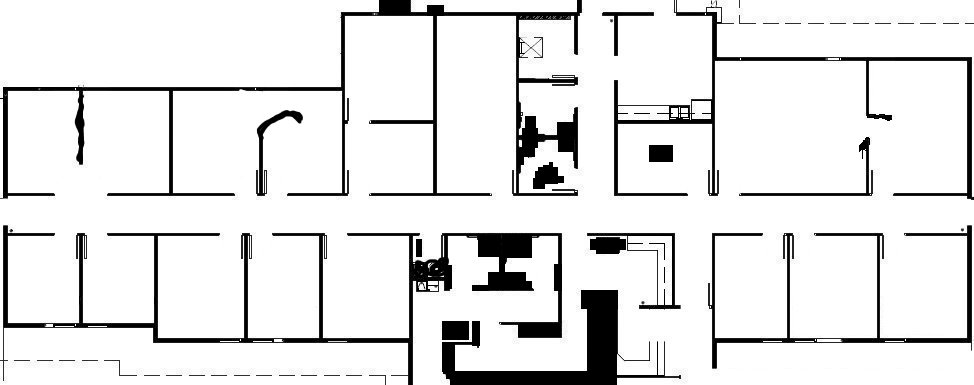
#> input picture img/map.jpg, 974 x 385 px, found by its file name
$ python dist_sq_1.py
#> lines starting #> are read from the running program, lines starting #| are printed output that depends on the picture; after the words box and inside, x2 and y2 are one past the last pixel; in counts of white or black regions, pixels touching at a corner belong together
import cv2
import numpy as np
import os
import random
from numpy.lib.stride_tricks import as_strided

def sliding_window(arr, window_size_x,window_size_y):
    """ Construct a sliding window view of the array"""
    arr = np.asarray(arr)
    window_size_x = int(window_size_x)
    window_size_y = int(window_size_y)
    if arr.ndim != 2:
        raise ValueError("need 2-D input")
    if not (window_size_x > 0):
        raise ValueError("need a positive x window size")
    if not (window_size_y > 0):
        raise ValueError("need a positive y window size")
    shape = (arr.shape[0] - window_size_x + 1,
             arr.shape[1] - window_size_y + 1,
             window_size_x, window_size_y)
    if shape[0] <= 0:
        shape = (1, shape[1], arr.shape[0], shape[3])
    if shape[1] <= 0:
        shape = (shape[0], 1, shape[2], arr.shape[1])
    strides = (arr.shape[1]*arr.itemsize, arr.itemsize,
               arr.shape[1]*arr.itemsize, arr.itemsize)
    return as_strided(arr, shape=shape, strides=strides)

def cell_neighbors(arr, i, j, d, d2):
    """Return d-th neighbors of cell (i, j)"""
    w = sliding_window(arr, 2*d, 2*d2)

    ix = np.clip(i - d, 0, w.shape[0]-1)
    jx = np.clip(j - d2, 0, w.shape[1]-1)

    i0 = max(0, i - d - ix)
    j0 = max(0, j - d2 - jx)
    i1 = w.shape[2] - max(0, d - i + ix)
    j1 = w.shape[3] - max(0, d2 - j + jx)

    return w[ix, jx][i0:i1,j0:j1]#.ravel()

#img = cv2.imread('f:\Project\map\mymap_2.jpg')#
img = cv2.imread('f:\Project\map.jpg')
#> img is the input picture: shape (385, 974, 3); min 0, max 255, mean 228.5

gray = cv2.cvtColor(img, cv2.COLOR_BGR2GRAY)
ret,threshed = cv2.threshold(gray, 205, 255, cv2.THRESH_BINARY)
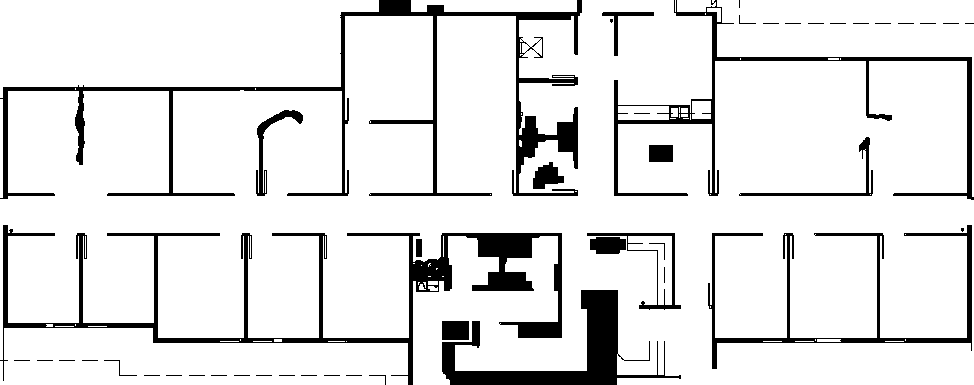
#> threshed: shape (385, 974); 89.2% white; 47 black regions (29 under 20 px), largest, box (x1, y1, x2, y2) and area: (0, 225, 562, 385) 10740, (0, 0, 582, 199) 10357, (442, 290, 681, 385) 5925


kernel = np.ones((2,2),np.uint8)

opening = cv2.morphologyEx(threshed, cv2.MORPH_OPEN, kernel)
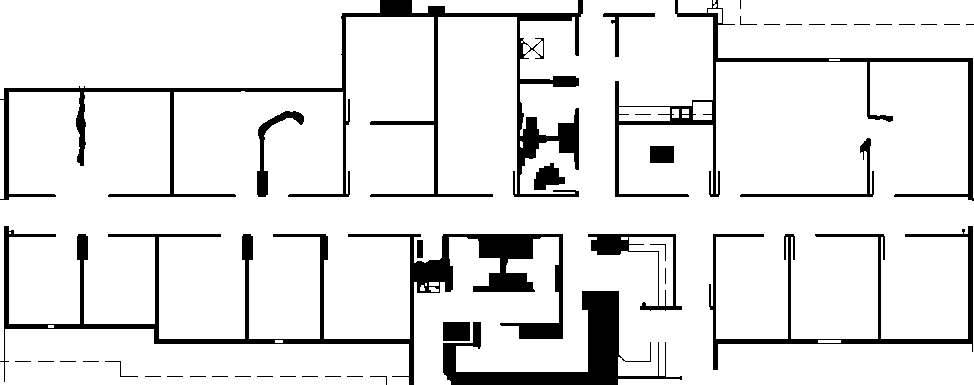
#> opening: shape (385, 974); 89.1% white; 44 black regions (27 under 20 px), largest, box (x1, y1, x2, y2) and area: (0, 226, 563, 385) 11071, (0, 0, 583, 200) 10499, (443, 291, 682, 385) 5760
sure_bg = cv2.dilate(opening,kernel,iterations=2)           #Расширение и эрозия
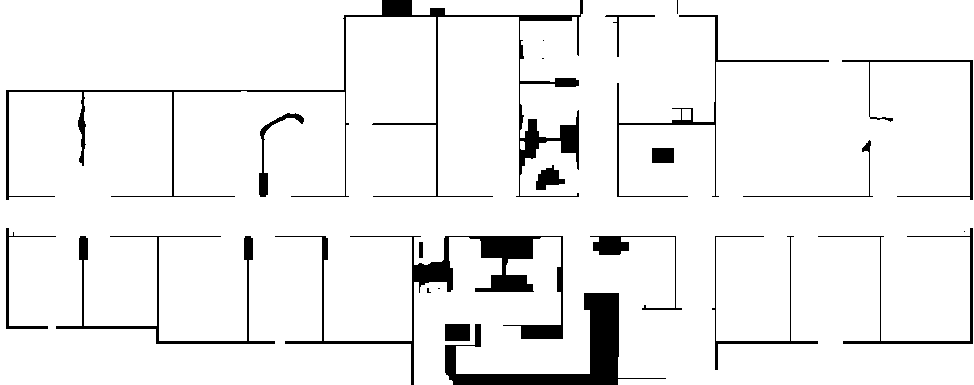
#> sure_bg: shape (385, 974); 93.5% white; 23 black regions (6 under 20 px), largest, box (x1, y1, x2, y2) and area: (6, 0, 583, 200) 5866, (275, 236, 563, 385) 5040, (445, 293, 666, 385) 4801
# Finding sure foreground area
dist_transform = cv2.distanceTransform(opening,cv2.DIST_C ,3)
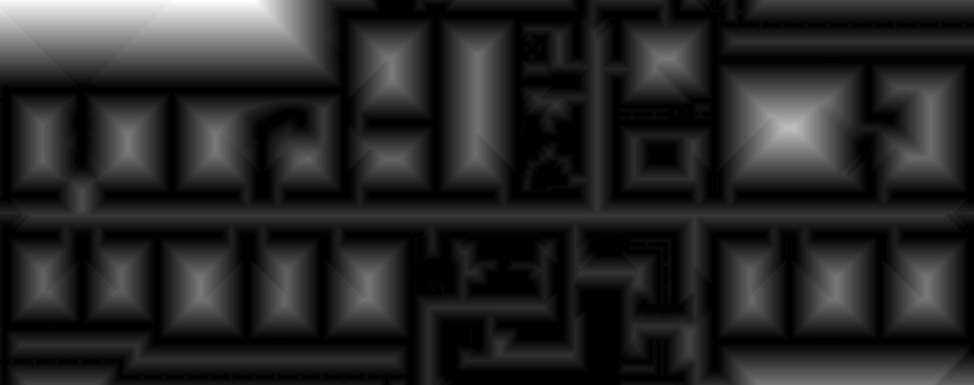
#> dist_transform: shape (385, 974) float32; min 0, max 88, mean 13.7; drawn with min black and max white
cv2.normalize(dist_transform, dist_transform, 0, 1.0, cv2.NORM_MINMAX)
#np.uint8(dist_transform)

#http://www.bim-times.com/opencv/3.3.0/d3/db4/tutorial_py_watershed.html


# sure_fg = np.uint8(sure_fg)

used = {}

threshed_2 = threshed.copy()

i,j = np.unravel_index(dist_transform.argmax(), dist_transform.shape)
#> i = 0; j = 172

k=0
s1=1
s2=1
while True:
    if np.amax(dist_transform)< 0.05:
        break
    if threshed_2.shape[0]<=i+s1 or threshed_2.shape[1]<=j+s2:
        cv2.rectangle(threshed_2,(j,i),(j,i),(0),-1)
        cv2.rectangle(dist_transform,(j,i),(j,i),(0),-1)
        i,j = np.unravel_index(dist_transform.argmax(), dist_transform.shape)
        continue

    i0=i-int(s1/2) if i-int(s1/2)>0 else 0
    i1=i+int(s1/2) if threshed_2.shape[1]>i+int(s1/2) else threshed_2.shape[1]
    j0=i-int(s2/2) if i-int(s2/2)>0 else 0
    j1=i+int(s2/2) if threshed_2.shape[0]>i+int(s2/2) else threshed_2.shape[0]

    w_out=threshed_2[i0:i1+1,j0:j1+1]
    # w_out = threshed_2[i:i+s1+1,j:j+s2+1]#cell_neighbors(threshed_2,i,j,s1+1,s2+1)

    if 0 in w_out.flatten():
        w_current = threshed_2[i0:i1,j0:j1] #cell_neighbors(threshed_2,i,j,s1,s2)

        if not 0 in w_current.flatten():
            # s1=s
            # s2=s
            cond = True
            cond_done = False
#> (the run stopped early here; a loop or call above may not have finished)
